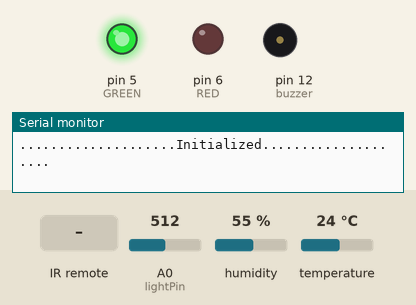
Simulated run of this sketch. Board: Arduino Uno, built with avr-gcc and run on an emulated ATmega328P. On the bench: output pins drawn as LEDs (lit = HIGH), buzzer (waves = sounding), the last lines printed to the serial monitor. The test bench sets the inputs (shaded band); at power-on: A0 (lightPin) = 512, humidity 55 %, temperature 24 °C.

Above: at 1.2 s.
1.3 s: infrared code 0xFFA25D received
At 2.4 s:
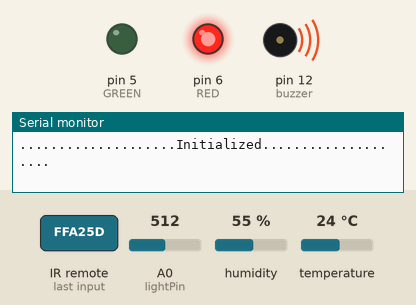
At 3.1 s:
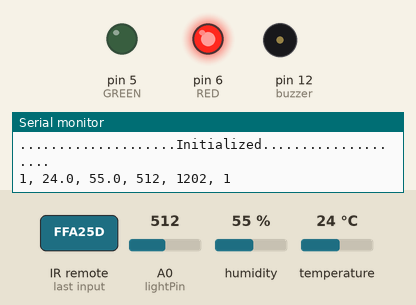
4.1 s: infrared code 0xFFE21D received
At 4.82 s:
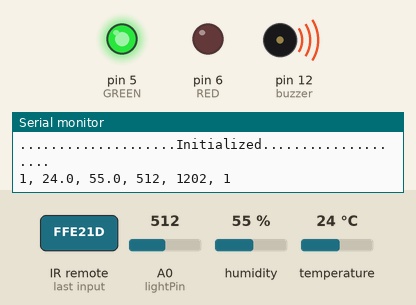
Timing chart, 0 to 7.1 s (numbered marks = the images above; inputs shaded):
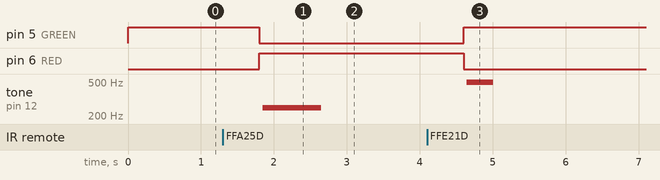

Measured:
- after the input at 1.3 s, pin 5 (GREEN): HIGH → LOW after 0.50 s; pin 6 (RED): LOW → HIGH after 0.50 s; tone on pin 12 (buzzer): silent → 249 Hz after 0.55 s, → silent 0.80 s later
- after the input at 4.1 s, pin 5 (GREEN): LOW → HIGH after 0.50 s; pin 6 (RED): HIGH → LOW after 0.50 s; tone on pin 12 (buzzer): silent → 496 Hz after 0.54 s, → silent 0.36 s later

The sketch:

Receiver_Module.ino
```cpp
//Author: Antonio R.
//17/8/2021


/*
Learning Temperatures - Collecting Sensor Data for an Arduino Machine Learning System.

Copyright (C) 2021 Antonio R.

This program is free software: you can redistribute it and/or modify it under the terms of the GNU General Public License as published by the Free Software Foundation, either version 3 of the License, or (at your option) any later version.

This program is distributed in the hope that it will be useful, but WITHOUT ANY WARRANTY; without even the implied warranty of MERCHANTABILITY or FITNESS FOR A PARTICULAR PURPOSE. See the GNU General Public License for more details.

You should have received a copy of the GNU General Public License along with this program. If not, see <http://www.gnu.org/licenses>.
*/


/* Partially Based on code from the Elegoo Kit: www.elegoo.com */

#include "IRremote.h"
#include <dht_nonblocking.h>
#define DHT_SENSOR_TYPE DHT_TYPE_11
#define GREEN 5
#define RED 6

static const int DHT_SENSOR_PIN = 2;
DHT_nonblocking dht_sensor( DHT_SENSOR_PIN, DHT_SENSOR_TYPE );

int receiver = 11; // Pin of IR receiver to Digital Pin 11
int buzzer = 12;//the pin of the active buzzer
int lightPin = 0;
int x;
int Fail;

/*-----( Declare objects )-----*/
IRrecv irrecv(receiver);     // create instance of 'irrecv'
decode_results results;      // instance of 'decode_results'


/*-----( Function )-----*/


void translateIR() // takes action based on IR code received

// describing Remote IR codes

{

  switch(results.value)

  {
  case 0xFFA25D: break;
  case 0xFFE21D: break;
  case 0xFF629D: break;
  case 0xFF22DD: break;
  case 0xFF02FD: break;
  case 0xFFC23D: break;
  case 0xFFE01F: break;
  case 0xFFA857: break;
  case 0xFF906F: break;
  case 0xFF9867: break;
  case 0xFFB04F: break;
  case 0xFF6897: break;
  case 0xFF30CF: break;
  case 0xFF18E7: break;
  case 0xFF7A85: break;
  case 0xFF10EF: break;
  case 0xFF38C7: break;
  case 0xFF5AA5: break;
  case 0xFF42BD: break;
  case 0xFF4AB5: break;
  case 0xFF52AD: break;
  case 0xFFFFFFFF: Fail=1;break;

  default:
    Fail=1;

  }// End Case

  delay(500); // Do not get immediate repeat

} //END translateIR


/*
 * Poll for a measurement temp/humi, keeping the state alive.
 * Returns true if a measurement is available.
 */
static bool measure_environment( float *temperature, float *humidity )
{
  static unsigned long measurement_timestamp = millis( );

  /* Measure once every four seconds. */
  if( millis( ) - measurement_timestamp > 3000ul )
  {
    if( dht_sensor.measure( temperature, humidity ) == true )
    {
      measurement_timestamp = millis( );
      return( true );
    }
  }

  return( false );
}


void setup()   /*----( SETUP: RUNS ONCE )----*/
{
  Serial.begin(9600);
  Serial.println("....................Initialized....................");
  irrecv.enableIRIn(); // Start the receiver
  pinMode(GREEN, OUTPUT);
  pinMode(RED, OUTPUT);
  digitalWrite(GREEN, HIGH);
  digitalWrite(RED, LOW);

  pinMode(buzzer,OUTPUT);//initialize the buzzer pin as an output

}/*--(end setup )---*/


void loop()   /*----( LOOP: RUNS CONSTANTLY )----*/
{
  float temperature;
  float humidity;
  unsigned char i;
  int reading  = analogRead(lightPin);
  static unsigned long sequences;
  static unsigned long X0_time;
  static unsigned long X1_time;
  static unsigned long X0_millis;
  static unsigned long X1_millis;

  X0_time=millis()-X0_millis;
  X1_time=millis()-X1_millis;
  /* Measure temperature and humidity.  If the functions returns
     true, then a measurement is available. */
  if( measure_environment( &temperature, &humidity ) == true )
  {
    Serial.print(sequences);
    Serial.print( ", " );
    Serial.print( temperature, 1 );
    Serial.print( ", " );
    Serial.print( humidity, 1 );
    Serial.print( ", " );
    Serial.print(reading);
    Serial.print( ", " );
    if (x==0){
        Serial.print(X0_time);
      }else{
        Serial.print(X1_time);
    }
    Serial.print( ", " );
    Serial.println(x);
  }

  if (irrecv.decode(&results)) // have we received an IR signal?

  {
    translateIR();
    if (x==1 && Fail==0){
      sequences=sequences+1;
      x=0;
      X0_millis=millis();
      digitalWrite(GREEN, HIGH);
      digitalWrite(RED, LOW);
      //output an frequency
      for(i=0;i<180;i++)
        {
          digitalWrite(buzzer,HIGH);
          delay(1);//wait for 1ms
          digitalWrite(buzzer,LOW);
          delay(1);//wait for 1ms
        }
    }else if (Fail==0){
      sequences=sequences+1;
      x=1;
      X1_millis=millis();
      digitalWrite(GREEN, LOW);
      digitalWrite(RED, HIGH);
      //output another frequency
      for(i=0;i<200;i++)
        {
          digitalWrite(buzzer,HIGH);
          delay(2);//wait for 4ms
          digitalWrite(buzzer,LOW);
          delay(2);//wait for 4ms
        }
    }
    irrecv.resume(); // receive the next value
    Fail=0;
  }
}/* --(end main loop )-- */
```
